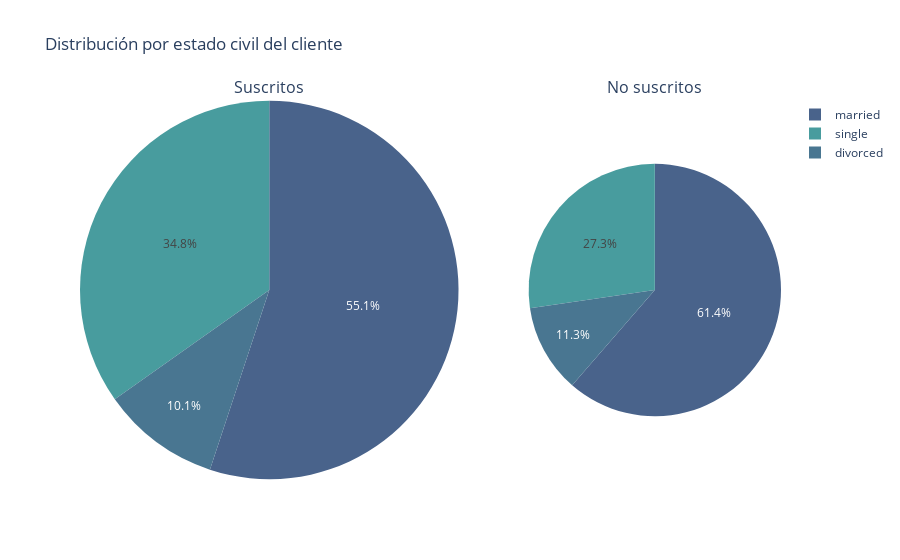

Notebook code for this chart:
### Code cell
fig = make_subplots(
    rows = 1, cols = 2,
    column_widths = [3, 2],
    row_heights = [3],
    specs = [[{"type": "domain"}, {"type": "domain"}]], subplot_titles = ['Suscritos', 'No suscritos'])
fig.add_trace(go.Pie(labels = ['divorced','married','single'],
						 values = df_marital_yes['id'],
             name ='marital',marker_colors = ['#497691','#49638B','#489C9E'],
             ),
             row = 1,col = 1)
fig.add_trace(go.Pie(labels = ['divorced','married','single'],
						 values = df_marital_no['id'],
             name ='marital',marker_colors = ['#497691','#49638B','#489C9E'],
             ),
             row = 1,col = 2)
fig.update_layout(title_text='Distribución por estado civil del cliente')

### Figure 1 — Plotly figure (JSON) as saved in the notebook; plotly's stock layout.template omitted (floating-point values rounded to 4 significant figures)
{"data": [{"domain": {"x": [0, 0.54], "y": [0, 1]}, "labels": ["divorced", "married", "single"], "marker": {"colors": ["#497691", "#49638B", "#489C9E"]}, "name": "marital", "type": "pie", "values": [490, 2668, 1686]}, {"domain": {"x": [0.64, 1], "y": [0, 1]}, "labels": ["divorced", "married", "single"], "marker": {"colors": ["#497691", "#49638B", "#489C9E"]}, "name": "marital", "type": "pie", "values": [4321, 23416, 10419]}], "layout": {"annotations": [{"font": {"size": 16}, "showarrow": false, "text": "Suscritos", "x": 0.27, "xanchor": "center", "xref": "paper", "y": 1, "yanchor": "bottom", "yref": "paper"}, {"font": {"size": 16}, "showarrow": false, "text": "No suscritos", "x": 0.82, "xanchor": "center", "xref": "paper", "y": 1, "yanchor": "bottom", "yref": "paper"}], "title": {"text": "Distribución por estado civil del cliente"}}}
